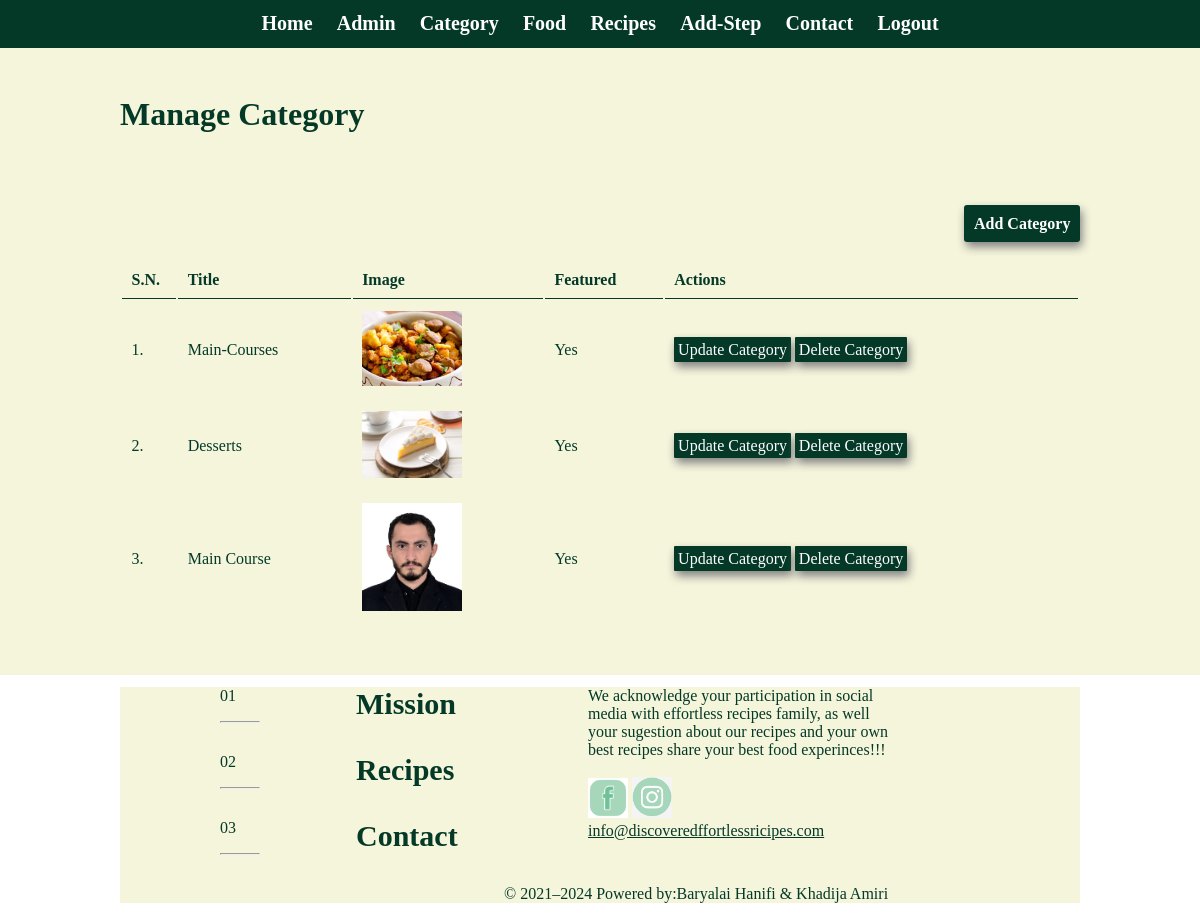
Page /admin/manage-categories.php (signed in) on the committed database.
### tables this page shows
CREATE TABLE `tbl_recipe` (
  `id` int(10) UNSIGNED NOT NULL,
  `title` varchar(100) NOT NULL,
  `image_name` varchar(255) NOT NULL,
  `featured` varchar(10) NOT NULL
);

### admin/manage-categories.php (the view, shortened to what this page needs)
   <?php
include('./partiales/menu.php');
 ?>
<div class="backend-main">
	<div class="wrapper ">
	     <h1>Manage Category</h1>
	     <br><br>
             <br><br>
	     <a href="<?php echo SITEURL;?>admin/add-category.php" class="btn-primary">Add Category</a>
	     <br><br><br>
	     <table class="tbl-full">
	     	<tr>
	     		<th>S.N.</th>
	     		<th>Title</th>
	     		<th>Image</th>
	     		<th>Featured</th>
	     		<th>Actions</th>
	     	</tr>
	     	<?php
	     		$sql="SELECT * FROM tbl_recipe";
	     		$result=mysqli_query($conn,$sql);
	     		$count=mysqli_num_rows($result);
	     		$sn=1;
	     		if($count>0){
	     			while ($row=mysqli_fetch_assoc($result)) {
	     				$id=$row['id'];
	     				$title=$row['title'];
	     				$image_name=$row['image_name'];
	     				$featured=$row['featured'];
	     				?>
	     				<tr>
	     				<td><?php echo $sn++; ?>.</td>
	     				<td><?php echo $title;  ?></td>
	     				<td>
	     					<?php
	     					if($image_name!=""){
	     						?>
	     						<img src="<?php echo SITEURL;?>images/category/<?php echo $image_name;?>" width="100px">
	     						<?php
	     					}else{
	     						echo "<div class='error'>Image not added</div>";
	     					}
	     					 ?>
	     				</td>
	     				<td><?php echo $featured;?></td>
	     				<td>
	     					<a href="<?php echo SITEURL; ?>admin/update-category.php?id=<?php echo $id;?>&image_name=<?php echo $image_name;?>" class="btn-secondary">Update Category</a>
	     					<a href="<?php echo SITEURL; ?>admin/delete-category.php?id=<?php echo $id;?>&image_name=<?php echo $image_name;?>" class="btn-danger">Delete Category</a>
	     				</td>
	     				</tr>
	     				<?php
	     			}
	     		}else{
	     			?>
	     			<tr>
	     				<td colspan="6"><div class="error">No category added...</div></td>
	     			</tr>
	     			<?php
	     		}
	     	?>
	     </table>
    </div>
</div>
<?php
include('./partiales/footer.php');
?>

### css/frontend.css (style rules this page uses)
* { margin:0; padding: 0; font-size: relative; }

### css/backend.css (style rules this page uses)
* { margin:0; padding: 0; color:#043927; font-family: "Times New Roman",Times,serif; }
.wrapper { padding: 1%; width: 80%; margin: 0 auto; }
.tbl-full { width: 100%; }
table tr th { border-bottom: 1px solid #043927; padding: 1%; text-align: left; }
table tr td { padding: 1%; }
.btn-primary { background-color:#043927; color: white; padding: 1%; text-decoration: none; float: right; font-weight: bold; border-radius: 3px; box-shadow: 2px 5px 10px grey; }
.btn-secondary { background-color:#043927; color: white; padding: 1%; text-decoration: none; border-radius: 1px; box-shadow: 2px 5px 10px grey; }
.btn-danger { background-color:#043927; color: white; padding: 1%; text-decoration: none; border-radius: 1px; box-shadow: 2px 5px 10px grey; }
.backend-main { background-color:#f5f5dc; color: white; padding: 3% 0; }

### rows in the picture
tbl_recipe: title "Main-Courses", image_name (picture), featured "Yes"
tbl_recipe: title "Desserts", image_name (picture), featured "Yes"
tbl_recipe: title "Main Course", image_name (picture), featured "Yes"

### other values in the picture
$startYear "2021"
